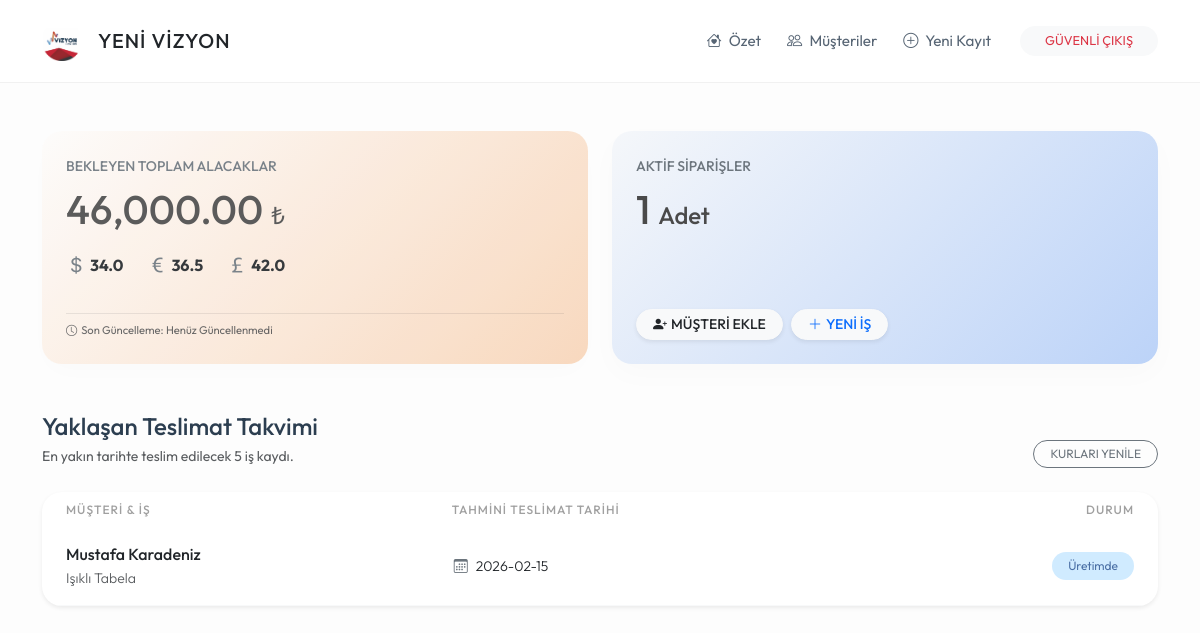
The page / (signed in) on the database as committed earlier.
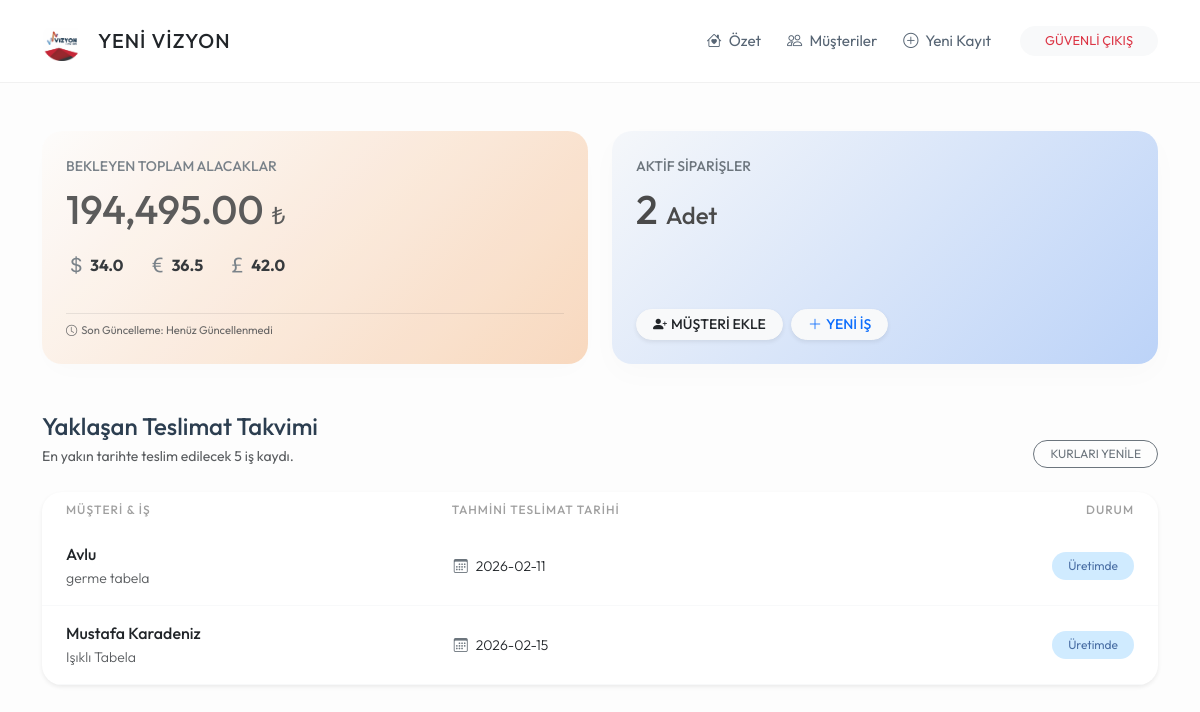
The same page on the database as committed later.
### app.py (models this page shows)
class IsKaydi(db.Model):
    id = db.Column(db.Integer, primary_key=True)
    is_tanimi = db.Column(db.String(200), nullable=False)
    toplam_bedel = db.Column(db.Float, nullable=False, default=0.0)
    para_birimi = db.Column(db.String(5), default='TL')
    teslim_tarihi = db.Column(db.String(20))
    kayit_tarihi = db.Column(db.DateTime, default=datetime.now)
    musteri_id = db.Column(db.Integer, db.ForeignKey('musteri.id'), nullable=False)

class Musteri(db.Model):
    id = db.Column(db.Integer, primary_key=True)
    ad_soyad = db.Column(db.String(100), nullable=False)
    telefon = db.Column(db.String(20))
    isyeri_adi = db.Column(db.String(200)) # İşyeri adı alanı
    isyeri_adresi = db.Column(db.Text)      # İşyeri adresi alanı
    isler = db.relationship('IsKaydi', backref='sahibi', lazy=True)
    odemeler = db.relationship('Odeme', backref='musteri', lazy=True)

### app.py (the view)
@app.route('/')
def index():
    if 'logged_in' not in session:
        return render_template('giris.html')
    isler = IsKaydi.query.all()
    toplam_alacak_tl = 0
    musteriler = Musteri.query.all()
    for m in musteriler:
        for i in m.isler:
            kur = GUNCEL_KURLAR.get(i.para_birimi, 1.0)
            toplam_alacak_tl += (i.toplam_bedel * kur)
        for o in m.odemeler:
            kur = GUNCEL_KURLAR.get(o.birim, 1.0)
            toplam_alacak_tl -= (o.tutar * kur)
    yaklasan_isler = IsKaydi.query.filter(IsKaydi.teslim_tarihi != "").order_by(IsKaydi.teslim_tarihi.asc()).limit(5).all()
    return render_template('index.html',
                           alacak=round(toplam_alacak_tl, 2),
                           is_sayisi=len(isler),
                           yaklasan_isler=yaklasan_isler,
                           kurlar=GUNCEL_KURLAR)

### templates/index.html (shortened to what this page needs)
{% extends "base.html" %}
{% block content %}
<div class="row g-4 mb-5">
    <div class="col-md-6">
        <div class="card card-custom h-100" style="background: linear-gradient(135deg, #fdfcfb 0%, #f8d5b8 100%); opacity: 0.9;">
            <div class="text-uppercase small fw-medium text-secondary mb-2">Bekleyen Toplam Alacaklar</div>
            <div class="h1 mb-3" style="color: #4a4a4a;">{{ "{:,.2f}".format(alacak) }} <span class="fs-4">₺</span></div>
            <div class="d-flex flex-wrap align-items-center text-muted small gap-4 mt-auto">
                <span class="d-flex align-items-center" title="Dolar">
                    <i class="bi bi-currency-dollar fs-5 text-secondary"></i><strong class="ms-1 text-dark fs-6">{{ kurlar.USD }}</strong>
                </span>
                <span class="d-flex align-items-center" title="Euro">
                    <i class="bi bi-currency-euro fs-5 text-secondary"></i><strong class="ms-1 text-dark fs-6">{{ kurlar.EUR }}</strong>
                </span>
                <span class="d-flex align-items-center" title="Sterlin">
                    <i class="bi bi-currency-pound fs-5 text-secondary"></i><strong class="ms-1 text-dark fs-6">{{ kurlar.GBP }}</strong>
                </span>
                <div class="w-100 mt-2 pt-2 border-top border-dark border-opacity-10" style="font-size: 0.7rem;">
                    <i class="bi bi-clock me-1"></i>Son Güncelleme: {{ kurlar.tarih }}
                </div>
            </div>
        </div>
    </div>
    <div class="col-md-6">
        <div class="card card-custom h-100" style="background: linear-gradient(135deg, #f5f7fa 0%, #bcd3f8 100%);">
            <div class="text-uppercase small fw-medium text-secondary mb-2">Aktif Siparişler</div>
            <div class="h1 mb-3" style="color: #4a4a4a;">{{ is_sayisi }} <span class="fs-4">Adet</span></div>
            <div class="mt-auto d-flex flex-wrap gap-2">
                <button class="btn btn-sm btn-light text-dark fw-medium shadow-sm rounded-pill px-3" data-bs-toggle="modal" data-bs-target="#hizliMusteriEkleModal">
                    <i class="bi bi-person-plus-fill me-1"></i>MÜŞTERİ EKLE
                </button>
                <a href="/is_ekle" class="btn btn-sm btn-light text-primary fw-medium shadow-sm rounded-pill px-3">
                    <i class="bi bi-plus-lg me-1"></i>YENİ İŞ
                </a>
            </div>
        </div>
    </div>
</div>
<div class="row">
    <div class="col-12">
        <div class="d-flex justify-content-between align-items-end mb-4">
            <div>
                <h4 class="mb-1">Yaklaşan Teslimat Takvimi</h4>
                <p class="text-muted small mb-0">En yakın tarihte teslim edilecek 5 iş kaydı.</p>
            </div>
            <a href="/kurlari_guncelle" class="btn btn-sm btn-outline-secondary rounded-pill px-3" style="font-size: 0.75rem;">KURLARI YENİLE</a>
        </div>
        <div class="card card-custom p-0 overflow-hidden shadow-sm border-0">
            <div class="table-responsive">
                <table class="table table-hover align-middle mb-0">
                    <thead>
                        <tr>
                            <th class="ps-4">Müşteri & İş</th>
                            <th>Tahmini Teslimat Tarihi</th>
                            <th class="text-end pe-4">Durum</th>
                        </tr>
                    </thead>
                    <tbody>
                        {% for is in yaklasan_isler %}
                        <tr>
                            <td class="ps-4">
                                <div class="text-dark fw-medium">{{ is.sahibi.ad_soyad }}</div>
                                <div class="small text-muted">{{ is.is_tanimi }}</div>
                            </td>
                            <td>
                                <span class="small">
                                    <i class="bi bi-calendar3 me-2 text-secondary"></i>{{ is.teslim_tarihi }}
                                </span>
                            </td>
                            <td class="text-end pe-4">
                                <span class="badge rounded-pill badge-pastel-blue px-3 py-2" style="font-weight: 400; color: #4a6fa5; background-color: #d0ebff;">
                                    Üretimde
                                </span>
                            </td>
                        </tr>
                        {% endfor %}
                    </tbody>
                </table>
            </div>
        </div>
    </div>
</div>
{% endblock %}

### templates/base.html (shortened to what this page needs)
<!DOCTYPE html>
<html lang="tr">
<head>
    <link href="https://cdn.jsdelivr.net/npm/bootstrap@5.3.0/dist/css/bootstrap.min.css" rel="stylesheet">
    <link rel="stylesheet" href="https://cdn.jsdelivr.net/npm/bootstrap-icons@1.11.0/font/bootstrap-icons.css">
</head>
<body>
<nav class="navbar navbar-expand-lg navbar-yvr sticky-top">
    <div class="container">
        <a class="navbar-brand d-flex align-items-center" href="/">
            <img src="/static/logo.png" alt="YVR Logo" onerror="this.src='https://via.placeholder.com/40x40?text=YVR'">
            <span class="ms-3 fw-bold text-dark" style="letter-spacing: 1px;">YENİ VİZYON</span>
        </a>
        <div class="collapse navbar-collapse" id="navbarNav">
            <ul class="navbar-nav ms-auto align-items-center">
                <li class="nav-item"><a class="nav-link" href="/"><i class="bi bi-house-heart me-1"></i> Özet</a></li>
                <li class="nav-item"><a class="nav-link" href="/musteriler"><i class="bi bi-people me-1"></i> Müşteriler</a></li>
                <li class="nav-item"><a class="nav-link" href="/is_ekle"><i class="bi bi-plus-circle me-1"></i> Yeni Kayıt</a></li>
                <li class="nav-item ms-lg-3"><a class="btn btn-light btn-sm px-4 rounded-pill text-danger" href="/logout" style="font-size: 0.8rem;">GÜVENLİ ÇIKIŞ</a></li>
            </ul>
        </div>
    </div>
</nav>
<div class="container py-5">
    {% block content %}{% endblock %}
</div>
</body>
</html>

### templates/base.html (style rules this page uses)
:root { --yvr-bg: #fdfdfd; --yvr-card-bg: #ffffff; --yvr-primary: #a2d2ff; --yvr-secondary: #bde0fe; --yvr-accent: #ffafcc; --yvr-text: #576574; --yvr-text-dark: #2c3e50; }
body { background-color: var(--yvr-bg); font-family: 'Outfit', sans-serif; color: var(--yvr-text); font-weight: 400; line-height: 1.6; }
h1, h2, h3, h4, h5, .fw-bold { font-weight: 500 !important; color: var(--yvr-text-dark); }
.navbar-yvr { background-color: white; border-bottom: 1px solid #f1f1f1; padding: 1rem 0; }
.navbar-brand img { height: 40px; width: auto; filter: grayscale(20%); }
.nav-link { color: var(--yvr-text) !important; font-size: 0.95rem; margin: 0 5px; transition: all 0.3s; }
.card-custom { background: var(--yvr-card-bg); border-radius: 20px; border: none; box-shadow: 0 10px 30px rgba(0,0,0,0.02); padding: 1.5rem; }
.table { --bs-table-bg: transparent; }
.table thead th { font-weight: 500; text-transform: uppercase; font-size: 0.75rem; letter-spacing: 1px; color: #a0a0a0; border: none; }
.table td { border-bottom: 1px solid #f8f9fa; padding: 15px 10px; font-weight: 300; }
.badge-pastel-blue { background-color: #d0ebff; color: #1971c2; }

Rows that differ between the two databases and show on the page:
added IsKaydi: sahibi.ad_soyad "Avlu", is_tanimi "germe tabela", teslim_tarihi "2026-02-11"
Other text that changed with them:
{{ "{:,.2f}".format(alacak) }}: "46,000.00" → "194,495.00"
{{ is_sayisi }}: "1" → "2"
